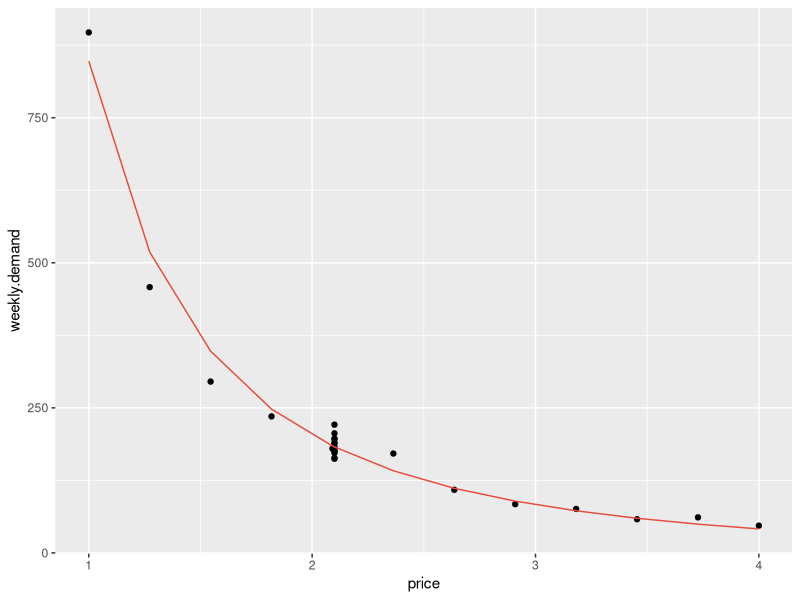
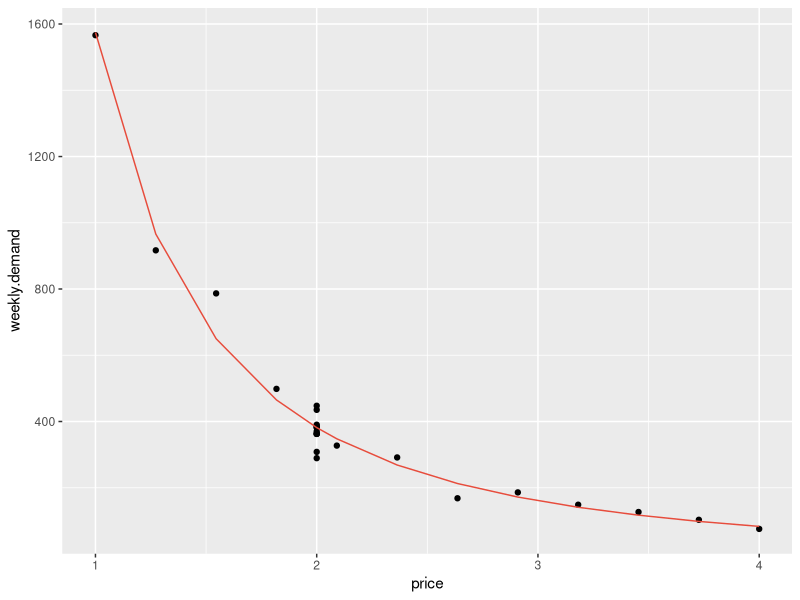
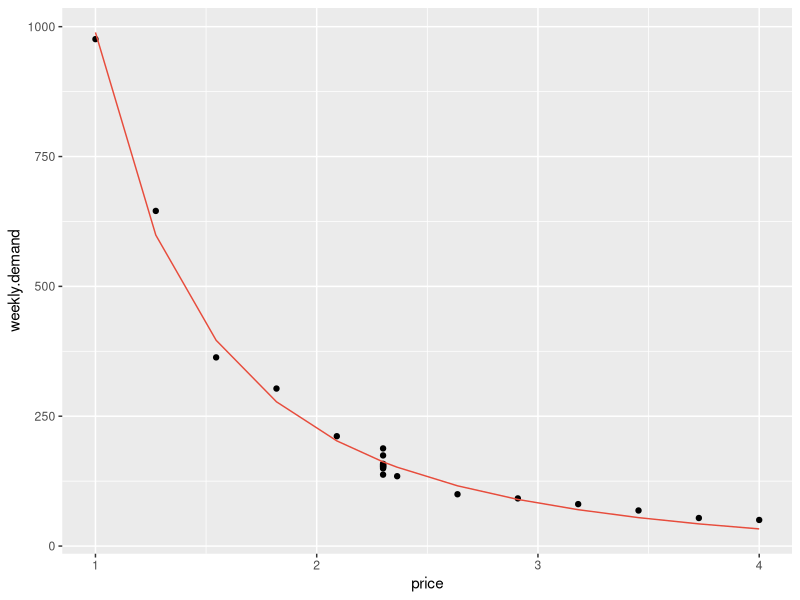
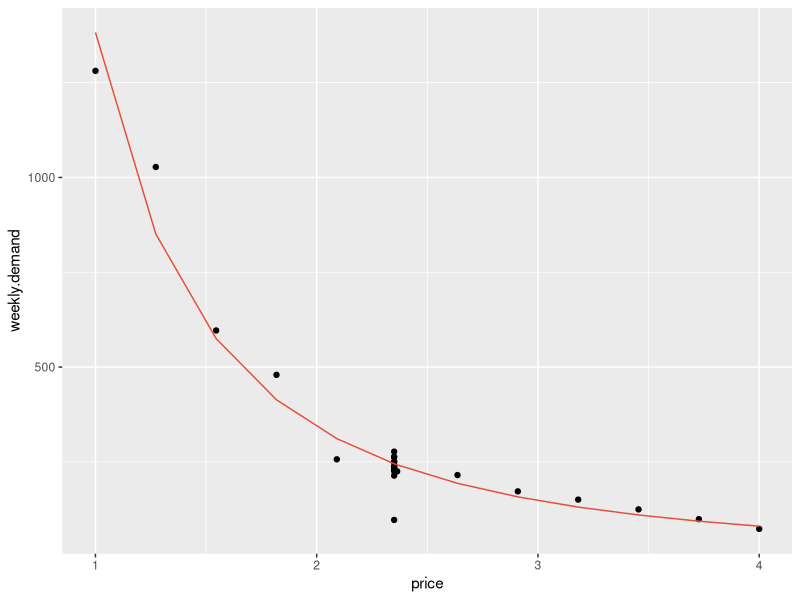
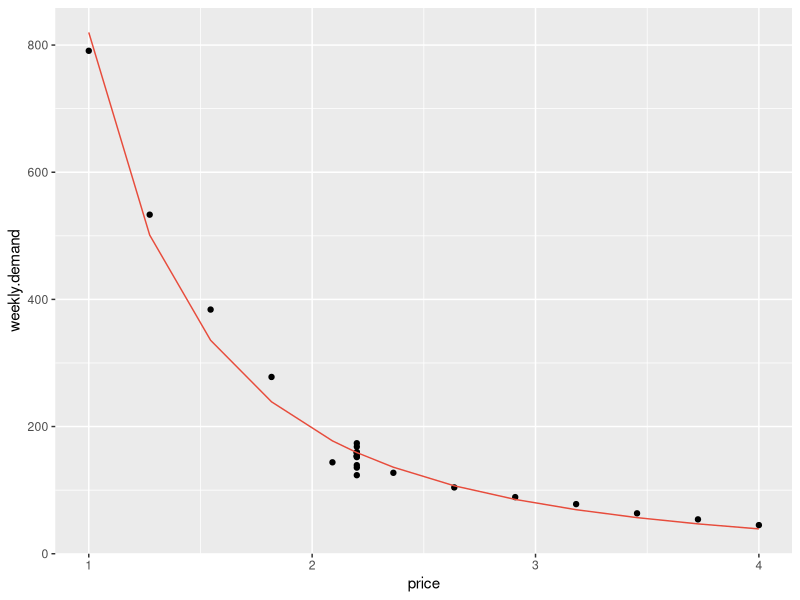
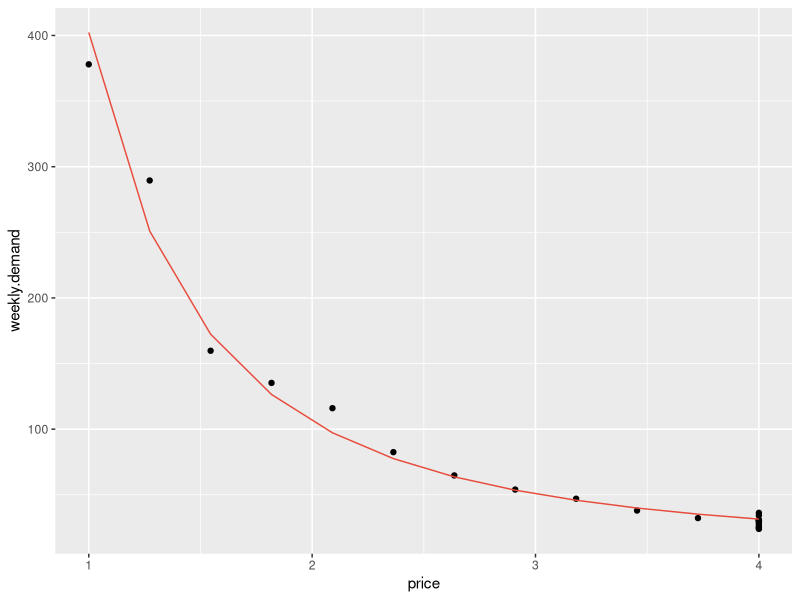
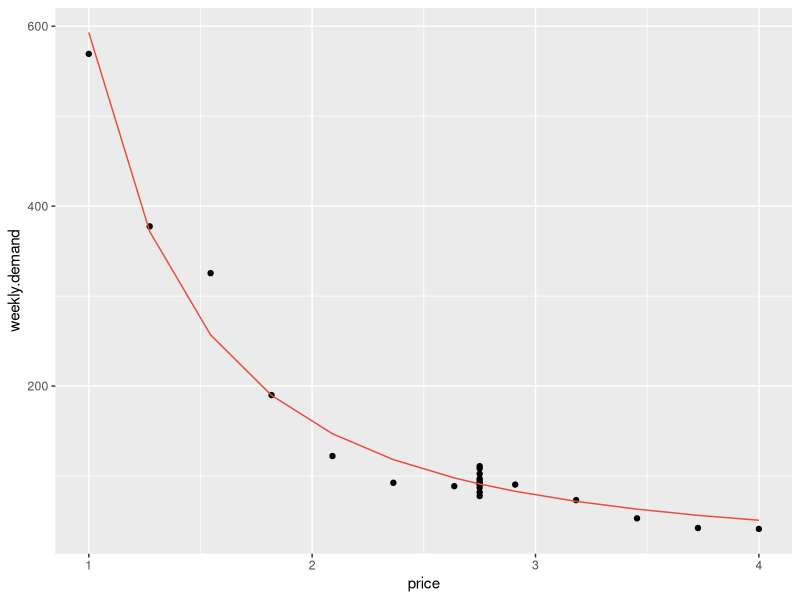
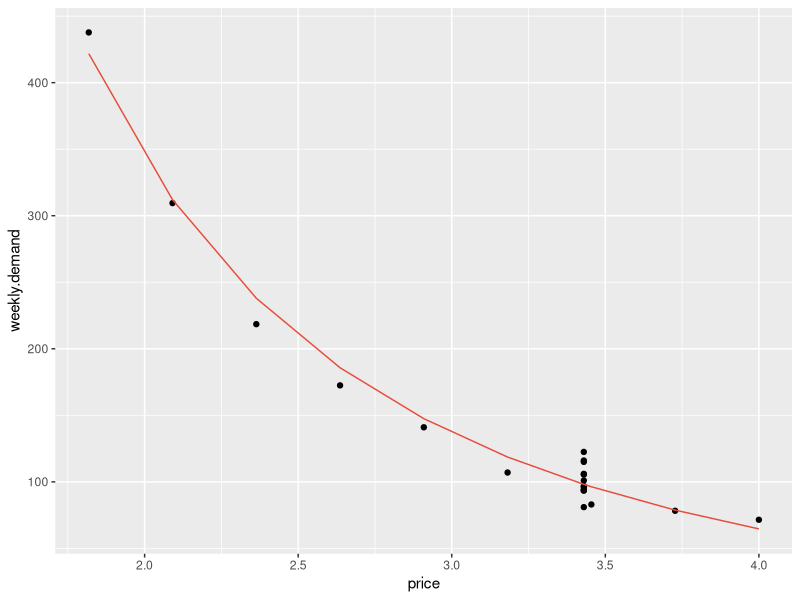

The R script that drew these images, in order:
library(dplyr)
library(ggplot2)
library(reshape2)

# Note: ORA is inflated
cwd <- getwd()
setwd('..')
ora <- rbind(read.csv('clean_demand/ora_demand.csv'),
             read.csv('update_demand/ora_demand_2016.csv'))
poj <- rbind(read.csv('clean_demand/poj_demand.csv'),
             read.csv('update_demand/poj_demand_2016.csv'))
roj <- rbind(read.csv('clean_demand/roj_demand.csv'),
             read.csv('update_demand/roj_demand_2016.csv'))
fcoj <- rbind(read.csv('clean_demand/fcoj_demand.csv'),
             read.csv('update_demand/fcoj_demand_2016.csv'))
setwd(cwd)
products <- c('ORA', 'POJ', 'ROJ', 'FCOJ')
regions <- sapply(unique(ora$region), as.character)

coef.fit.df <- data.frame(matrix(0, 28, 4))
colnames(coef.fit.df) <- c('intercept', 'c1', 'region', 'product')

x <- 1
i <- 1
total.SSE <- 0
for (df in list(ora, poj, roj, fcoj)) {
    j <- 1
    for (region in regions) {
        fit.df <- data.frame(
            weekly.demand=df[df$region == region, ]$demand / 4,
            price=df[df$region == region, ]$price)
        fit.df <- fit.df[fit.df$weekly.demand > 0, ]
        model <- lm(fit.df$weekly.demand ~ I(fit.df$price ^ (-2)))
        fit.df$pred <- predict(model)
        coef.fit.df[x, ] <- c(model$coef, regions[j], products[i])
        ggplot(fit.df, aes(x=price)) + geom_point(aes(y=weekly.demand)) +
            geom_line(aes(y=pred), colour='#e74c3c')
        ggsave(file=paste(
            'demand_curves/fitted_demand_', regions[j], '_',
            products[i], '.png', sep=''),
               width=10, height=6)
        total.SSE <- total.SSE +
            sum((fit.df$pred - fit.df$weekly.demand)^2)
        j <- j + 1
        x <- x + 1
    }
    i <- i + 1
}
total.SSE

write.csv(coef.fit.df, 'demand_fit_coefs.csv',
          quote=FALSE, row.names=FALSE)
